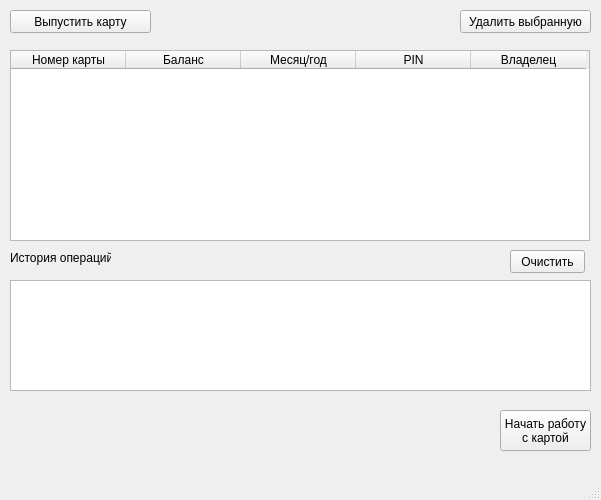
<?xml version="1.0" encoding="UTF-8"?>
<ui version="4.0">
 <class>MainWindow</class>
 <widget class="QMainWindow" name="MainWindow">
  <property name="geometry">
   <rect>
    <x>0</x>
    <y>0</y>
    <width>601</width>
    <height>500</height>
   </rect>
  </property>
  <property name="windowTitle">
   <string>MainWindow</string>
  </property>
  <widget class="QWidget" name="centralwidget">
   <widget class="QTableWidget" name="cards">
    <property name="geometry">
     <rect>
      <x>10</x>
      <y>50</y>
      <width>580</width>
      <height>191</height>
     </rect>
    </property>
    <property name="showGrid">
     <bool>true</bool>
    </property>
    <attribute name="horizontalHeaderDefaultSectionSize">
     <number>115</number>
    </attribute>
    <column>
     <property name="text">
      <string>Номер карты</string>
     </property>
    </column>
    <column>
     <property name="text">
      <string>Баланс</string>
     </property>
    </column>
    <column>
     <property name="text">
      <string>Месяц/год</string>
     </property>
    </column>
    <column>
     <property name="text">
      <string>PIN</string>
     </property>
    </column>
    <column>
     <property name="text">
      <string>Владелец</string>
     </property>
    </column>
   </widget>
   <widget class="QPushButton" name="newcard">
    <property name="geometry">
     <rect>
      <x>10</x>
      <y>10</y>
      <width>141</width>
      <height>23</height>
     </rect>
    </property>
    <property name="text">
     <string>Выпустить карту</string>
    </property>
   </widget>
   <widget class="QPushButton" name="delcard">
    <property name="geometry">
     <rect>
      <x>460</x>
      <y>10</y>
      <width>131</width>
      <height>23</height>
     </rect>
    </property>
    <property name="text">
     <string>Удалить выбранную</string>
    </property>
   </widget>
   <widget class="QListWidget" name="history">
    <property name="geometry">
     <rect>
      <x>10</x>
      <y>280</y>
      <width>581</width>
      <height>111</height>
     </rect>
    </property>
   </widget>
   <widget class="QLabel" name="label">
    <property name="geometry">
     <rect>
      <x>10</x>
      <y>250</y>
      <width>101</width>
      <height>16</height>
     </rect>
    </property>
    <property name="text">
     <string>История операций:</string>
    </property>
   </widget>
   <widget class="QPushButton" name="clear_history">
    <property name="geometry">
     <rect>
      <x>510</x>
      <y>250</y>
      <width>75</width>
      <height>23</height>
     </rect>
    </property>
    <property name="text">
     <string>Очистить</string>
    </property>
   </widget>
   <widget class="QPushButton" name="startform2">
    <property name="geometry">
     <rect>
      <x>500</x>
      <y>410</y>
      <width>91</width>
      <height>41</height>
     </rect>
    </property>
    <property name="text">
     <string>Начать работу
с картой</string>
    </property>
   </widget>
  </widget>
  <widget class="QMenuBar" name="menubar">
   <property name="geometry">
    <rect>
     <x>0</x>
     <y>0</y>
     <width>601</width>
     <height>21</height>
    </rect>
   </property>
  </widget>
  <widget class="QStatusBar" name="statusbar"/>
 </widget>
 <resources/>
 <connections/>
</ui>
